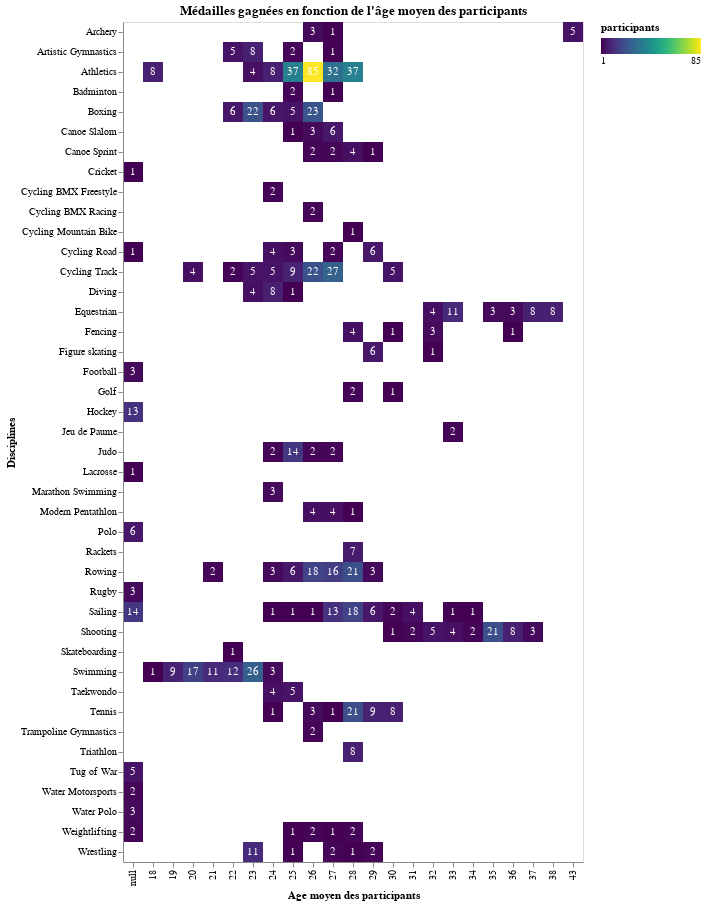

Source (notebook cell):
### Markdown cell above
# Résultats :

### Code cell
heatmap + text

### Figure 1 — Vega-Lite specification as saved in the notebook (floating-point values rounded to 4 significant figures; data arrays with more than 128 entries replaced by an {"elided": "..."} marker saying what was removed)
{"config": {"view": {"continuousWidth": 400, "continuousHeight": 300}}, "layer": [{"mark": "rect", "encoding": {"color": {"field": "participants", "legend": {"direction": "horizontal"}, "scale": {"scheme": "viridis"}, "type": "quantitative"}, "x": {"field": "discipline_mean_age", "scale": {"paddingInner": 0}, "title": "Age moyen des participants", "type": "ordinal"}, "y": {"field": "discipline_title", "scale": {"paddingInner": 0}, "title": "Disciplines", "type": "ordinal"}}, "title": "Médailles gagnées en fonction de l'âge moyen des participants", "transform": [{"aggregate": [{"op": "count", "as": "participants"}], "groupby": ["discipline_mean_age", "discipline_title"]}]}, {"mark": {"type": "text", "baseline": "middle"}, "encoding": {"color": {"condition": {"value": "black", "test": "(datum.participants > 100)"}, "value": "white"}, "text": {"field": "participants", "type": "quantitative"}, "x": {"field": "discipline_mean_age", "scale": {"paddingInner": 0}, "title": "Age moyen des participants", "type": "ordinal"}, "y": {"field": "discipline_title", "scale": {"paddingInner": 0}, "title": "Disciplines", "type": "ordinal"}}, "title": "Médailles gagnées en fonction de l'âge moyen des participants", "transform": [{"aggregate": [{"op": "count", "as": "participants"}], "groupby": ["discipline_mean_age", "discipline_title"]}]}], "data": {"name": "data-68d1699cdddb4cdf1b8aa4cd8dd3b8b3"}, "$schema": "https://vega.github.io/schema/vega-lite/v4.17.0.json", "datasets": {"data-68d1699cdddb4cdf1b8aa4cd8dd3b8b3": {"elided": "911 records"}}}
